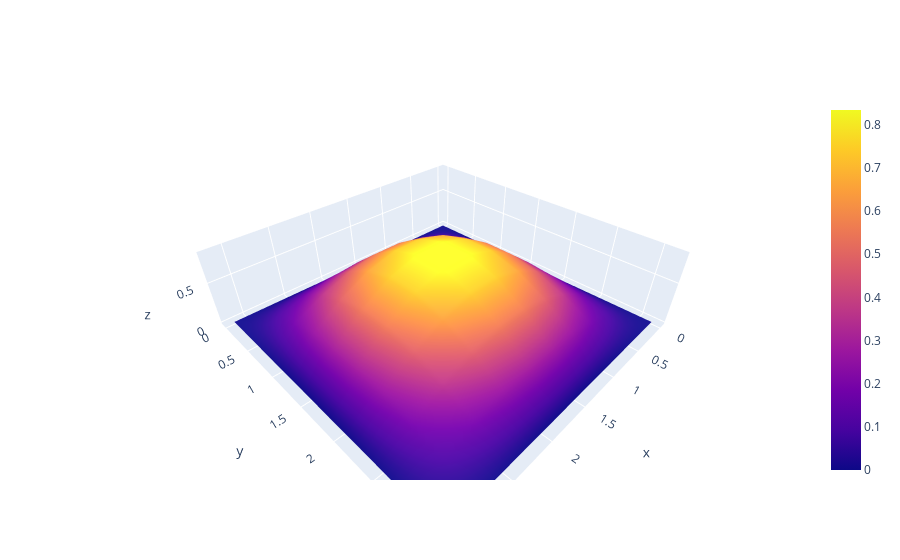

The notebook cell this image was saved under:
### Code cell
fig = go.Figure(data=[go.Surface(z=U_true[-1], x=X, y=Y)])
fig.show()
